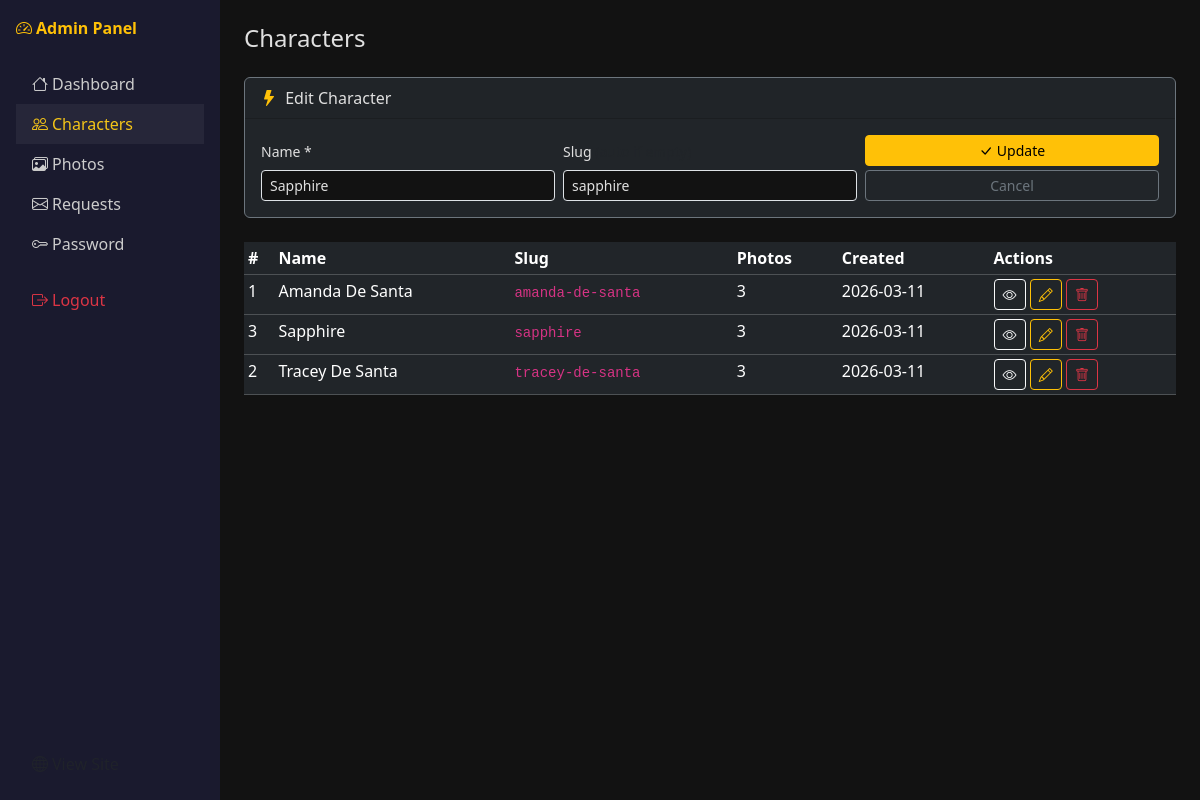
Screenshot of /admin/characters.php?edit=3 (signed in) with the database file from the repository.
### tables this page shows
CREATE TABLE `characters` (
    `id` INT UNSIGNED AUTO_INCREMENT PRIMARY KEY,
    `name` VARCHAR(100) NOT NULL,
    `slug` VARCHAR(120) NOT NULL UNIQUE,
    `created_at` DATETIME NOT NULL DEFAULT CURRENT_TIMESTAMP,
    INDEX `idx_name` (`name`)
);

### lib/helpers.php (called while the page is built, shortened)
<?php
function e(string $str): string {
    return htmlspecialchars($str, ENT_QUOTES | ENT_SUBSTITUTE, 'UTF-8');
}

### lib/csrf.php (called while the page is built, shortened)
<?php
function csrf_token(): string {
    return $_SESSION['csrf_token'];
}

### admin/characters.php (the view, shortened to what this page needs)
<?php
require_once __DIR__ . '/../lib/helpers.php';
$pdo = get_pdo();
if (isset($_GET['edit'])) {
    $editId = (int)$_GET['edit'];
    $stmt = $pdo->prepare("SELECT * FROM characters WHERE id = ?");
    $stmt->execute([$editId]);
    $editChar = $stmt->fetch();
}
$characters = $pdo->query("SELECT c.*, (SELECT COUNT(*) FROM photos WHERE character_id = c.id) AS photo_count FROM characters c ORDER BY c.name")->fetchAll();
include __DIR__ . '/partials/admin_header.php';
?>
<h2 class="h4 mb-4">Characters</h2>
<div class="card bg-dark border-secondary mb-4">
    <div class="card-header">
        <i class="bi bi-lightning-fill text-warning me-1"></i>
        <?= isset($editChar) ? 'Edit Character' : 'Quick Add Character' ?>
    </div>
    <div class="card-body">
        <form method="POST" class="row g-2 align-items-end">
            <div class="col-md-4">
                <label class="form-label small">Name *</label>
                <input type="text" class="form-control form-control-sm" name="name" required value="<?= e(isset($editChar) ? $editChar['name'] : '') ?>">
            </div>
            <div class="col-md-4">
                <label class="form-label small">Slug <span class="text-muted">(auto if empty)</span></label>
                <input type="text" class="form-control form-control-sm" name="slug" value="<?= e(isset($editChar) ? $editChar['slug'] : '') ?>">
            </div>
            <div class="col-md-4">
                <button type="submit" name="save_character" class="btn btn-warning btn-sm w-100">
                    <i class="bi bi-check-lg me-1"></i><?= isset($editChar) ? 'Update' : 'Add' ?>
                </button>
                <?php if (isset($editChar)): ?>
                    <a href="<?= SITE_URL ?>/admin/characters.php" class="btn btn-outline-secondary btn-sm w-100 mt-1">Cancel</a>
                <?php endif; ?>
            </div>
        </form>
    </div>
</div>
<div class="table-responsive">
    <table class="table table-dark table-hover table-sm">
        <thead>
            <tr>
                <th>#</th>
                <th>Name</th>
                <th>Slug</th>
                <th>Photos</th>
                <th>Created</th>
                <th>Actions</th>
            </tr>
        </thead>
        <tbody>
            <?php foreach ($characters as $c): ?>
            <tr>
                <td><?= $c['id'] ?></td>
                <td><?= e($c['name']) ?></td>
                <td><code><?= e($c['slug']) ?></code></td>
                <td><?= $c['photo_count'] ?></td>
                <td><?= date('Y-m-d', strtotime($c['created_at'])) ?></td>
                <td>
                    <a href="<?= SITE_URL ?>/character.php?slug=<?= e($c['slug']) ?>" class="btn btn-outline-light btn-sm" target="_blank" title="View"><i class="bi bi-eye"></i></a>
                    <a href="?edit=<?= $c['id'] ?>" class="btn btn-outline-warning btn-sm" title="Edit"><i class="bi bi-pencil"></i></a>
                    <a href="?delete=<?= $c['id'] ?>&token=<?= csrf_token() ?>" class="btn btn-outline-danger btn-sm" title="Delete" onclick="return confirm('Delete this character and all its photos?')"><i class="bi bi-trash"></i></a>
                </td>
            </tr>
            <?php endforeach; ?>
        </tbody>
    </table>
</div>
<?php include __DIR__ . '/partials/admin_footer.php'; ?>

### assets/css/styles.css (style rules this page uses)
:root { --bs-body-bg: #121212; --bs-body-color: #e0e0e0; --accent: #f5c518; --card-bg: #1e1e1e; }
body { background-color: var(--bs-body-bg); color: var(--bs-body-color); }
.btn-warning { animation: pulse 2s infinite; }

### rows the page displays
characters: name "Sapphire", slug "sapphire", id "3", photo_count "3", created_at "2026-03-11"
characters: id "1", name "Amanda De Santa", slug "amanda-de-santa", photo_count "3", created_at "2026-03-11"
characters: id "2", name "Tracey De Santa", slug "tracey-de-santa", photo_count "3", created_at "2026-03-11"
